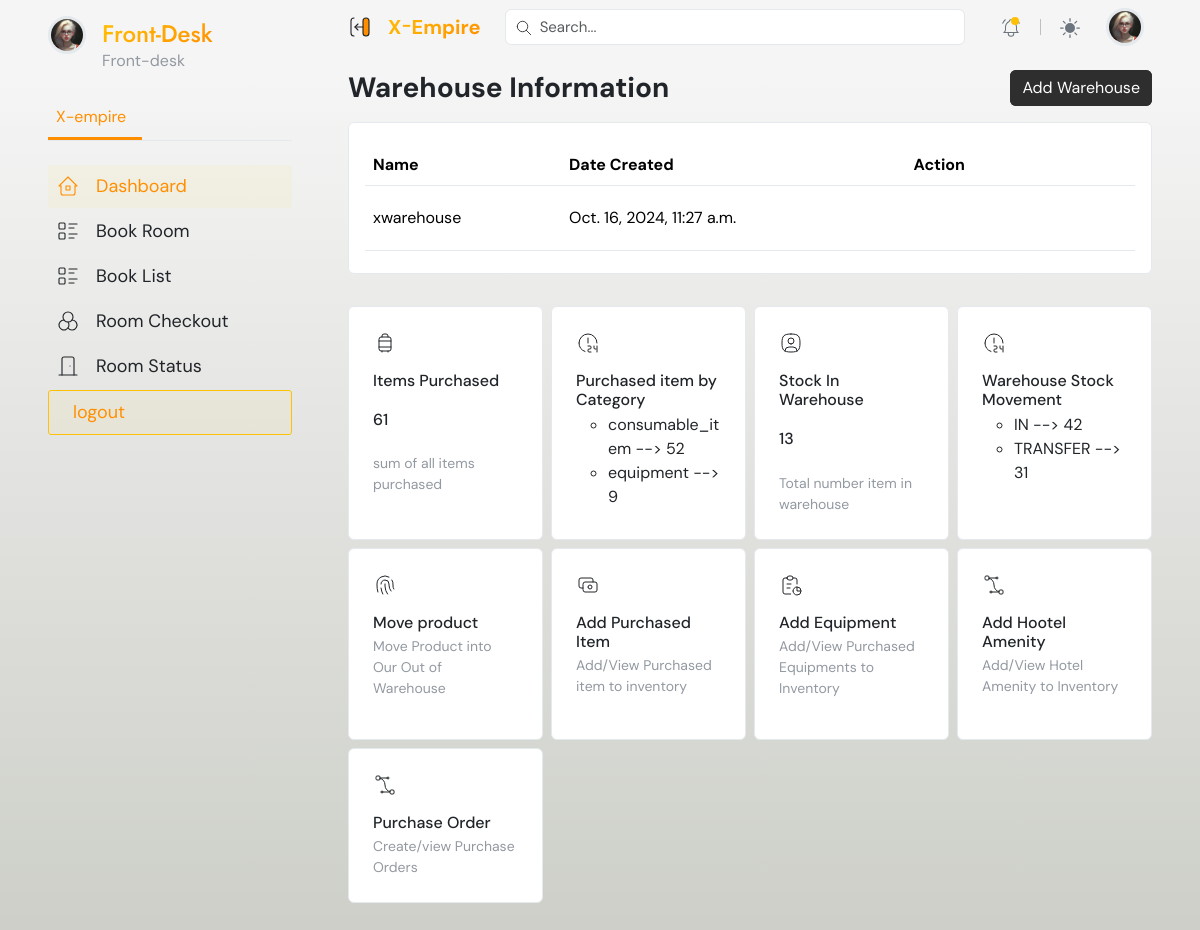
Page /dashboard/admin/warehouse_setup/ on the committed database.
### inventory/models.py (models this page shows, shortened)
class Warehouse(models.Model):
    name = models.CharField(max_length=255 )
    created_at = models.DateTimeField(auto_now_add=True)
    updated_at = models.DateTimeField(auto_now=True)
    def __str__(self):
        return self.name

class Item(models.Model):
    STOCK_TYPES = (
        ('utility', 'Utility'),
        ('consumable_item', 'Consumable Item'),
        ('equipment', 'Equipment'),
        ('amenity', 'Amenity'),
    )
    stock_type = models.CharField(max_length=20, choices=STOCK_TYPES)
    category = models.ForeignKey(ItemCategory, on_delete=models.CASCADE, null=True, blank=True)
    name = models.CharField(max_length=255)
    description = models.TextField(null=True, blank=True)
    stock_quantity = models.PositiveIntegerField(default=0)
    unit_price = models.DecimalField(max_digits=12, decimal_places=2, default=0)
    purchase_receipt = models.ImageField(upload_to="consumable_receipts", blank=True, null=True)
    supplier = models.ForeignKey(Supplier, on_delete=models.SET_NULL, null=True, blank=True, related_name='consumable', db_index=True)
    purchase_date = models.DateField()
    equipment = models.OneToOneField('Equipment', on_delete=models.CASCADE, null=True, blank=True, related_name='equimentitem')  # Link to Equipment model
    created_at = models.DateTimeField(auto_now_add=True)
    updated_at = models.DateTimeField(auto_now=True)
    def __str__(self):
        return self.name

### dashboard/views.py (the view)
# urls.py: path('admin/warehouse_setup/',views.warehouse_info, name="warehouse_info"),
def warehouse_info(request):
    total_quantity = Item.objects.aggregate(total=Sum('stock_quantity'))['total']
    quantity_by_stock_type = Item.objects.values('stock_type').annotate(total_quantity=Sum('stock_quantity'))
    stock_by_category = Item.objects.values('stock_type').annotate(
        total_quantity=Sum('stock_quantity'),
        total_value=Sum('stock_quantity') * Sum('unit_price')
    )
    movements_by_type = InventoryMovement.objects.values('movement_type').annotate(total_quantity=Sum('quantity'))
    warehouse =  Warehouse.objects.first()
    total_stock = WarehouseStock.objects.filter(warehouse=warehouse).aggregate(Sum('quantity'))['quantity__sum']
    if total_stock is None:
        total_stock = 0
    form = WarehouseForm()
    inventory_form = InventoryMovementForm()
    context = {
        'total_quantity': total_quantity,
        'quantity_by_stock_type': quantity_by_stock_type,
        'stock_by_category': stock_by_category,
        'movements_by_type': movements_by_type,
        'total_stock':total_stock,
        'warehouse': warehouse,
        'form':form,
        'inventory_form':inventory_form,
        }
    return render(request, 'admin_user/warehouse_info.html',context)

### inventory/forms.py
class WarehouseForm(forms.ModelForm):
    class Meta:
        model = Warehouse
        fields = ['name',]
        widgets = {
            'name': forms.TextInput(attrs={'class': 'form-control', 'placeholder':'Warehouse Name',}),
        }

class InventoryMovementForm(forms.ModelForm):
    class Meta:
        model = InventoryMovement
        fields = ['item', 'warehouse', 'quantity', 'unit_selling_price', 'movement_type', 'transfer_location', 'reason']
        widgets = {
            'item': forms.Select(attrs={'class': 'form-control', 'placeholder': 'Choose Item'}),
            'warehouse': forms.Select(attrs={'class': 'form-control', 'placeholder': 'Choose Warehouse'}),
            'quantity': forms.NumberInput(attrs={'class': 'form-control', 'placeholder': 'Enter quantity'}),
            'unit_selling_price': forms.NumberInput(attrs={'class': 'form-control', 'placeholder': 'Enter selling price'}),
            'movement_type': forms.Select(attrs={'class': 'form-control'}),
            'transfer_location': forms.Select(attrs={'class': 'form-control', 'placeholder': 'Transfer location (if any)'}),
            'reason': forms.Textarea(attrs={'class': 'form-control', 'placeholder': 'Provide a reason for the movement', 'rows': 3}),
        }

### hrm/models.py (called while the page is built)
    def __str__(self):
        return f"{self.name} -> {self.department.name}"

### dashboard/templates/admin_user/warehouse_info.html (shortened to what this page needs)
{% extends 'dashboard_base.html' %}
{% load static %}
{% block content %}
    <main class="container-fluid px-0">
        {% if request.user.is_admin %}
            {% include '../partials/menubars/admin_sidebar.html' %}
        {% elif request.user.is_supervisor %}
            {% include '../partials/menubars/supervisor_sidebar.html' %}
        {% elif request.user.is_account_officer %}
            {% include '../partials/menubars/accounting_sidebar.html' %}
        {% elif request.user.is_pos_officer %}
            {% include '../partials/menubars/pos_sidebar.html' %}
        {% else %}
            {% include '../partials/menubars/frontdesk_sidebar.html' %}
        {% endif %}
        <div class="content">
            {% include '../partials/top_header.html' %}
            <div class="px-xl-5 px-lg-4 px-3 py-3 page-body">
                <div class="row g-3">
                    <div class="col-sm-12">
                        <div class="d-flex align-items-center justify-content-between flex-wrap">
                            <h3 class="fw-bold mb-0">Warehouse Information</h3>
                            <div class="col-auto d-flex w-sm-100">
                                <button type="button" class="btn btn-dark" data-bs-toggle="modal" data-bs-target="#add-coupon">Add Warehouse</button>
                            </div>
                        </div>
                    </div>
                    <div class="col-sm-12">
                        <div class="card">
                            <div class="card-body">
                                <table class="table dataTable align-middle table-hover table-body" style="width: 100%;">
                                    <thead>
                                        <tr>
                                            <th>Name</th>
                                            <th>Date Created</th>
                                            <th>Action </th>
                                        </tr>
                                    </thead>
                                    <tbody>
                                        {% if warehouse %}
                                            <tr>
                                                <td>{{ warehouse.name}}</td>
                                                <td>{{ warehouse.created_at  }}</td>
                                                <td>
                                                    <button type="button" class="btn" data-bs-toggle="modal" data-bs-target="#edit-coupon"><i class="fa fa-pencil-square fa-2x"></i></button>
                                                    <a href="#" data-url="{% url 'dashboard:warehouse_delete' 0 %}" onclick="deleteAmenity(event, {{ warehouse.id }})" class="btn"><i class="fa fa-trash text-danger fa-2x"></i></a>
                                                </td>
                                            </tr>
                                        {% else %}
                                            <div class="text-center">
                                                <h4> No Warehouse Yet! </h4>
                                            </div>
                                        {% endif %}
                                    </tbody>
                                </table>
                            </div>
                        </div>
                    </div>
                </div>
            </div>
            <div class="px-xl-5 px-lg-4 px-3 py-3 page-body">
                <ul class="row g-2 list-unstyled li_animate row-cols-lg-3 row-cols-md-3 row-cols-sm-2 row-cols-2 row-deck mb-lg-5 mb-4">
                    <li class="col col-lg-3">
                        <a class="card hr-arrow p-4" href="" title="Leave" style="--dynamic-color: var(--theme-color6);">
                            <h6 class="title mb-1">Items Purchased</h6>
                            <h6 class="py-3">{{total_quantity }}</h6>
                            <p class="small text-muted mb-0 d-none d-xl-inline-flex">sum of all items purchased </p>
                        </a>
                    </li>
                    <li class="col col-lg-3">
                        <a class="card hr-arrow p-4" href="" title="duty-assigned" style="--dynamic-color: var(--theme-color2);">
                            <h6 class="title mb-1">Purchased item by Category</h6>
                            <ul> {% if  stock_by_category %}
                                {% for stock in stock_by_category %}
                                    <li> {{ stock.stock_type  }}  --> {{ stock.total_quantity }} </li>
                                {% endfor %}
                            {% else %}
                                No item moved Yet
                            {% endif %}
                            </ul>
                        </a>
                    </li>
                    <li class="col col-lg-3">
                        <a class="card hr-arrow p-4" href="" title="employees-add" style="--dynamic-color: var(--theme-color4);">
                            <h6 class="title mb-1">Stock In  Warehouse </h6>
                            <h6 class="py-3">{{total_stock}}</h6>
                            <p class="small text-muted mb-0 d-none d-xl-inline-flex">Total number item in warehouse </p>
                        </a>
                    </li>
                    <li class="col col-lg-3">
                        <a class="card hr-arrow p-4" href="" title="duty-assigned" style="--dynamic-color: var(--theme-color2);">
                            <h6 class="title mb-1">Warehouse Stock Movement</h6>
                            <ul> {% if  movements_by_type %}
                                {% for movement in movements_by_type %}
                                    <li> {{ movement.movement_type }}  --> {{ movement.total_quantity }} </li>
                                {% endfor %}
                            {% else %}
                                No item moved Yet
                            {% endif %}
                            </ul>
                        </a>
                    </li>
                    <li class="col col-lg-3 ">
                        <a class="card hr-arrow p-4" data-bs-toggle="modal" data-bs-target="#move_item"  title="attendance" style="--dynamic-color: var(--theme-color3);">
                            <h6 class="title mb-1">Move product</h6>
                            <p class="small text-muted mb-0 d-none d-xl-inline-flex"> Move Product into Our Out of Warehouse</p>
                        </a>
                    </li>
                    <li class="col col-lg-3">
                        <a class="card hr-arrow p-4" href="" title="salary" style="--dynamic-color: var(--theme-color5);">
                            <h6 class="title mb-1">Add Purchased Item</h6>
                            <p class="small text-muted mb-0 d-none d-xl-inline-flex">Add/View Purchased item to inventory</p>
                        </a>
                    </li>
                    <li class="col col-lg-3">
                        <a class="card hr-arrow p-4" href="" title="Reports" style="--dynamic-color: var(--theme-color1);">
                            <h6 class="title mb-1">Add Equipment</h6>
                            <p class="small text-muted mb-0 d-none d-xl-inline-flex">Add/View Purchased Equipments to Inventory<p>
                            </a>
                            </li>
                            <li class="col col-lg-3">
                                <a class="card hr-arrow p-4" href="" title="promocode" style="--dynamic-color: var(--theme-color4);">
                                    <h6 class="title mb-1">Add Hootel Amenity</h6>
                                    <p class="small text-muted mb-0 d-none d-xl-inline-flex">Add/View Hotel Amenity to Inventory</p>
                                </a>
                            </li>
                            <li class="col col-lg-3">
                                <a class="card hr-arrow p-4" href="" title="promocode" style="--dynamic-color: var(--theme-color4);">
                                    <h6 class="title mb-1">Purchase Order</h6>
                                    <p class="small text-muted mb-0 d-none d-xl-inline-flex">Create/view Purchase Orders</p>
                                </a>
                            </li>
                        </ul>
                    </div>
                </div>
            </main>
{% endblock %}

### rows in the picture
Warehouse: name "xwarehouse", created_at "Oct. 16, 2024, 11:27 a.m."
Item: stock_type "equipment", total_quantity "9"

### other values in the picture
{{ total_quantity }} "61"
{{ stock.stock_type }} "consumable_item"
{{ stock.total_quantity }} "52"
{{ total_stock }} "13"
{{ movement.movement_type }} "IN" "TRANSFER"
{{ movement.total_quantity }} "42" "31"
